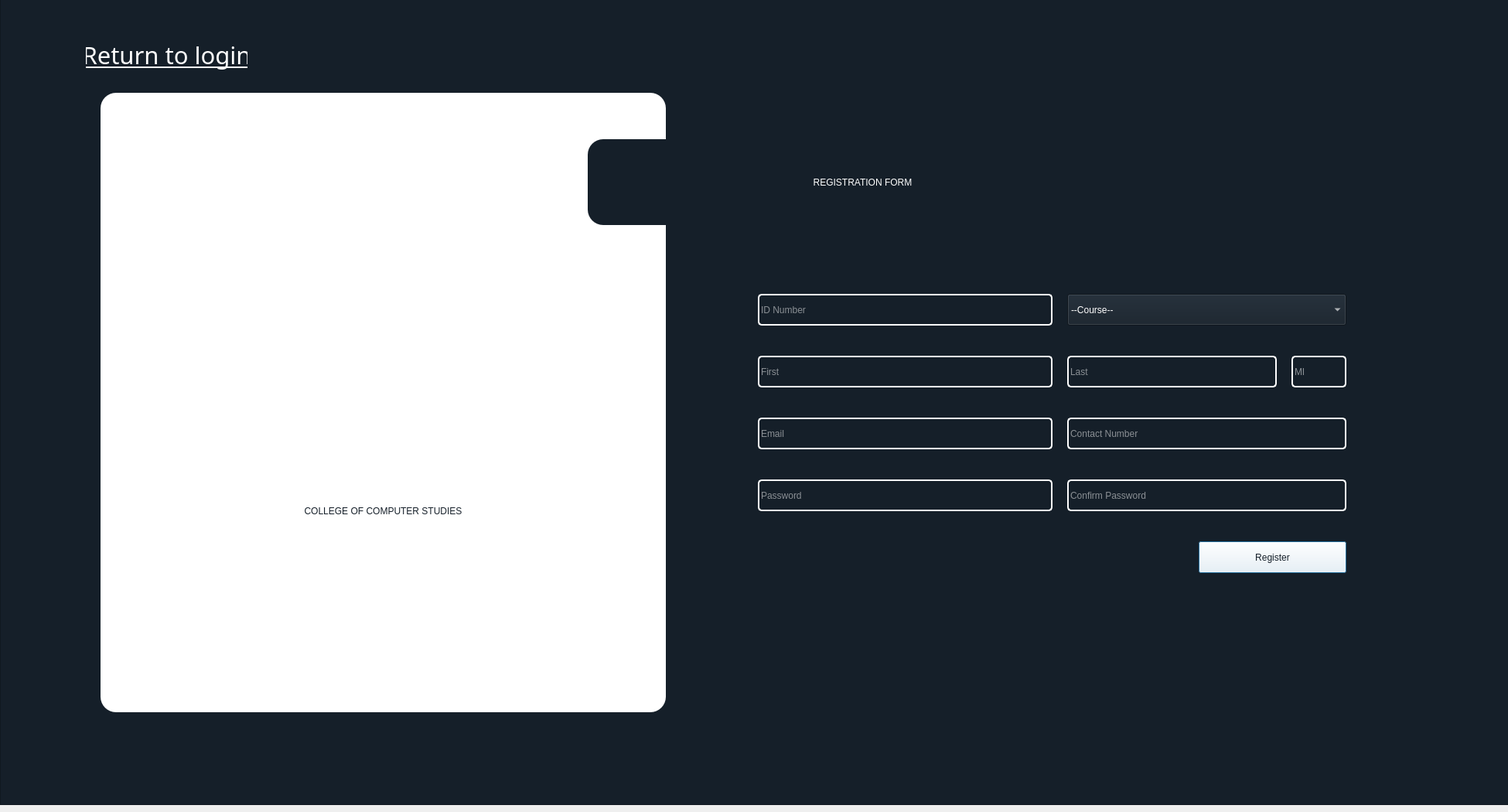
<?xml version="1.0" encoding="UTF-8"?>
<ui version="4.0">
 <class>registrationFrame</class>
 <widget class="QDialog" name="registrationFrame">
  <property name="geometry">
   <rect>
    <x>0</x>
    <y>0</y>
    <width>1950</width>
    <height>1050</height>
   </rect>
  </property>
  <property name="windowTitle">
   <string>Dialog</string>
  </property>
  <widget class="QFrame" name="registrationFrameNew">
   <property name="geometry">
    <rect>
     <x>0</x>
     <y>-20</y>
     <width>1951</width>
     <height>1061</height>
    </rect>
   </property>
   <property name="styleSheet">
    <string notr="true">background-color: rgb(21, 31, 41);</string>
   </property>
   <property name="frameShape">
    <enum>QFrame::StyledPanel</enum>
   </property>
   <property name="frameShadow">
    <enum>QFrame::Raised</enum>
   </property>
   <widget class="QFrame" name="frame_2">
    <property name="geometry">
     <rect>
      <x>130</x>
      <y>140</y>
      <width>731</width>
      <height>801</height>
     </rect>
    </property>
    <property name="styleSheet">
     <string notr="true">background-color: rgb(255, 255, 255);
border-radius: 20px;</string>
    </property>
    <property name="frameShape">
     <enum>QFrame::StyledPanel</enum>
    </property>
    <property name="frameShadow">
     <enum>QFrame::Raised</enum>
    </property>
    <widget class="QLabel" name="lblCompstud2">
     <property name="geometry">
      <rect>
       <x>90</x>
       <y>480</y>
       <width>551</width>
       <height>121</height>
      </rect>
     </property>
     <property name="styleSheet">
      <string notr="true">font:40pt &quot;Bebas&quot;;
color: rgb(21, 31, 41);</string>
     </property>
     <property name="text">
      <string>COLLEGE OF COMPUTER STUDIES</string>
     </property>
     <property name="alignment">
      <set>Qt::AlignCenter</set>
     </property>
    </widget>
    <widget class="QLabel" name="logo2">
     <property name="geometry">
      <rect>
       <x>60</x>
       <y>30</y>
       <width>521</width>
       <height>621</height>
      </rect>
     </property>
     <property name="text">
      <string/>
     </property>
     <property name="pixmap">
      <pixmap>logoQueuing.png</pixmap>
     </property>
    </widget>
    <zorder>logo2</zorder>
    <zorder>lblCompstud2</zorder>
   </widget>
   <widget class="QLineEdit" name="inputFirst">
    <property name="geometry">
     <rect>
      <x>980</x>
      <y>480</y>
      <width>381</width>
      <height>41</height>
     </rect>
    </property>
    <property name="styleSheet">
     <string notr="true">border: 2px solid white;
color: rgb(255, 255, 255);
font: 14pt &quot;Montserrat&quot;;
border-radius: 5px;</string>
    </property>
    <property name="placeholderText">
     <string>First</string>
    </property>
   </widget>
   <widget class="QLineEdit" name="inputLast">
    <property name="geometry">
     <rect>
      <x>1380</x>
      <y>480</y>
      <width>271</width>
      <height>41</height>
     </rect>
    </property>
    <property name="styleSheet">
     <string notr="true">border: 2px solid white;
color: rgb(255, 255, 255);
font: 14pt &quot;Montserrat&quot;;
border-radius: 5px;</string>
    </property>
    <property name="placeholderText">
     <string>Last</string>
    </property>
   </widget>
   <widget class="QPushButton" name="btnRegister2">
    <property name="geometry">
     <rect>
      <x>1550</x>
      <y>720</y>
      <width>191</width>
      <height>41</height>
     </rect>
    </property>
    <property name="cursor">
     <cursorShape>PointingHandCursor</cursorShape>
    </property>
    <property name="styleSheet">
     <string notr="true">color: rgb(21, 31, 41);
background-color: rgb(255, 255, 255);
font: 14pt &quot;Montserrat&quot;;</string>
    </property>
    <property name="text">
     <string>Register</string>
    </property>
   </widget>
   <widget class="QLineEdit" name="inputMI">
    <property name="geometry">
     <rect>
      <x>1670</x>
      <y>480</y>
      <width>71</width>
      <height>41</height>
     </rect>
    </property>
    <property name="styleSheet">
     <string notr="true">border: 2px solid white;
color: rgb(255, 255, 255);
font: 14pt &quot;Montserrat&quot;;
border-radius: 5px;</string>
    </property>
    <property name="placeholderText">
     <string>MI</string>
    </property>
   </widget>
   <widget class="QLineEdit" name="inputID">
    <property name="geometry">
     <rect>
      <x>980</x>
      <y>400</y>
      <width>381</width>
      <height>41</height>
     </rect>
    </property>
    <property name="styleSheet">
     <string notr="true">border: 2px solid white;
color: rgb(255, 255, 255);
font: 14pt &quot;Montserrat&quot;;
border-radius: 5px;</string>
    </property>
    <property name="placeholderText">
     <string>ID Number</string>
    </property>
   </widget>
   <widget class="QComboBox" name="cmbCourse">
    <property name="geometry">
     <rect>
      <x>1380</x>
      <y>400</y>
      <width>361</width>
      <height>41</height>
     </rect>
    </property>
    <property name="styleSheet">
     <string notr="true">color: rgb(255, 255, 255);
font: 14pt &quot;Montserrat&quot;;</string>
    </property>
    <property name="frame">
     <bool>true</bool>
    </property>
    <item>
     <property name="text">
      <string>--Course--</string>
     </property>
    </item>
   </widget>
   <widget class="QLineEdit" name="inputEmail2">
    <property name="geometry">
     <rect>
      <x>980</x>
      <y>560</y>
      <width>381</width>
      <height>41</height>
     </rect>
    </property>
    <property name="styleSheet">
     <string notr="true">border: 2px solid white;
color: rgb(255, 255, 255);
font: 14pt &quot;Montserrat&quot;;
border-radius: 5px;</string>
    </property>
    <property name="placeholderText">
     <string>Email</string>
    </property>
   </widget>
   <widget class="QLineEdit" name="inputContact">
    <property name="geometry">
     <rect>
      <x>1380</x>
      <y>560</y>
      <width>361</width>
      <height>41</height>
     </rect>
    </property>
    <property name="styleSheet">
     <string notr="true">border: 2px solid white;
color: rgb(255, 255, 255);
font: 14pt &quot;Montserrat&quot;;
border-radius: 5px;</string>
    </property>
    <property name="placeholderText">
     <string>Contact Number</string>
    </property>
   </widget>
   <widget class="QLineEdit" name="inputPassword2">
    <property name="geometry">
     <rect>
      <x>980</x>
      <y>640</y>
      <width>381</width>
      <height>41</height>
     </rect>
    </property>
    <property name="styleSheet">
     <string notr="true">border: 2px solid white;
color: rgb(255, 255, 255);
font: 14pt &quot;Montserrat&quot;;
border-radius: 5px;</string>
    </property>
    <property name="placeholderText">
     <string>Password</string>
    </property>
   </widget>
   <widget class="QLineEdit" name="inputConfirmation">
    <property name="geometry">
     <rect>
      <x>1380</x>
      <y>640</y>
      <width>361</width>
      <height>41</height>
     </rect>
    </property>
    <property name="styleSheet">
     <string notr="true">border: 2px solid white;
color: rgb(255, 255, 255);
font: 14pt &quot;Montserrat&quot;;
border-radius: 5px;</string>
    </property>
    <property name="placeholderText">
     <string>Confirm Password</string>
    </property>
   </widget>
   <widget class="QFrame" name="frame_3">
    <property name="geometry">
     <rect>
      <x>760</x>
      <y>200</y>
      <width>701</width>
      <height>111</height>
     </rect>
    </property>
    <property name="styleSheet">
     <string notr="true">background-color: rgb(21, 31, 41);
border-radius: 20px;</string>
    </property>
    <property name="frameShape">
     <enum>QFrame::StyledPanel</enum>
    </property>
    <property name="frameShadow">
     <enum>QFrame::Raised</enum>
    </property>
    <widget class="QLabel" name="label">
     <property name="geometry">
      <rect>
       <x>80</x>
       <y>0</y>
       <width>551</width>
       <height>111</height>
      </rect>
     </property>
     <property name="styleSheet">
      <string notr="true">font: 46pt &quot;Bebas&quot;;
color: rgb(255, 255, 255);
background-color: rgb(21, 31, 41);</string>
     </property>
     <property name="text">
      <string>REGISTRATION FORM</string>
     </property>
     <property name="alignment">
      <set>Qt::AlignCenter</set>
     </property>
    </widget>
    <widget class="QLabel" name="label_3">
     <property name="geometry">
      <rect>
       <x>30</x>
       <y>10</y>
       <width>71</width>
       <height>91</height>
      </rect>
     </property>
     <property name="text">
      <string/>
     </property>
     <property name="pixmap">
      <pixmap>reg.png</pixmap>
     </property>
    </widget>
   </widget>
   <widget class="QPushButton" name="btnReturnToLogin">
    <property name="geometry">
     <rect>
      <x>110</x>
      <y>70</y>
      <width>211</width>
      <height>41</height>
     </rect>
    </property>
    <property name="font">
     <font>
      <family>Bebas</family>
      <pointsize>23</pointsize>
      <weight>50</weight>
      <italic>false</italic>
      <bold>false</bold>
      <underline>true</underline>
      <strikeout>false</strikeout>
     </font>
    </property>
    <property name="cursor">
     <cursorShape>PointingHandCursor</cursorShape>
    </property>
    <property name="styleSheet">
     <string notr="true">color: rgb(255, 255, 255);
background-color: rgb(21, 31, 41);
font: 23pt &quot;Bebas&quot;;</string>
    </property>
    <property name="text">
     <string>Return to login</string>
    </property>
    <property name="flat">
     <bool>true</bool>
    </property>
   </widget>
  </widget>
 </widget>
 <tabstops>
  <tabstop>inputID</tabstop>
  <tabstop>cmbCourse</tabstop>
  <tabstop>inputFirst</tabstop>
  <tabstop>inputLast</tabstop>
  <tabstop>inputMI</tabstop>
  <tabstop>inputEmail2</tabstop>
  <tabstop>inputContact</tabstop>
  <tabstop>inputPassword2</tabstop>
  <tabstop>inputConfirmation</tabstop>
  <tabstop>btnRegister2</tabstop>
  <tabstop>btnReturnToLogin</tabstop>
 </tabstops>
 <resources/>
 <connections/>
</ui>
